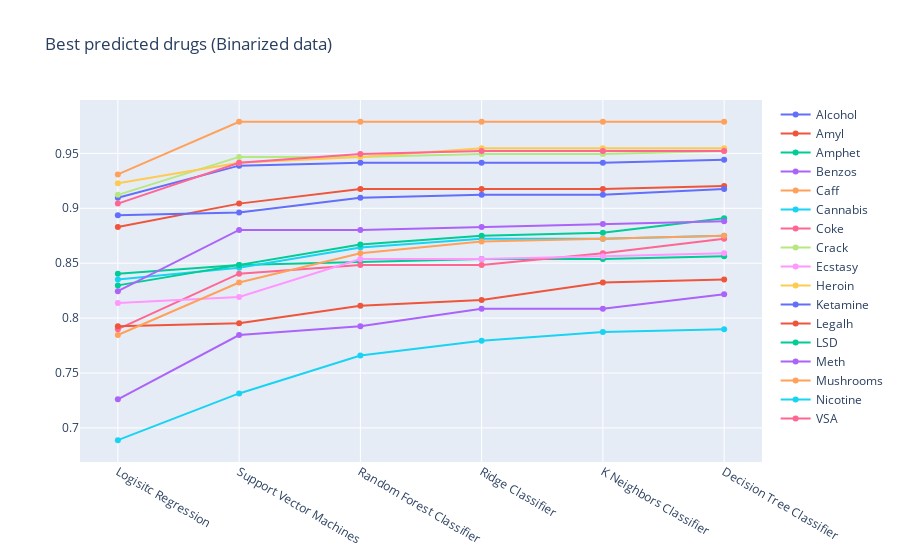

This figure's notebook cell:
### Code cell
fig = go.Figure()

for drug in drugs:
    fig.add_trace(go.Scatter(
    x=list(models.keys()),
    y=df_plotsB_T[drug].sort_values(),
    name=drug
    ))
fig.update_layout(title='Best predicted drugs (Binarized data)')
fig.show()

### Figure 1 — Plotly figure (JSON) as saved in the notebook; plotly's stock layout.template omitted (floating-point values rounded to 4 significant figures)
{"data": [{"name": "Alcohol", "type": "scatter", "x": ["Logisitc Regression", "Support Vector Machines", "Random Forest Classifier", "Ridge Classifier", "K Neighbors Classifier", "Decision Tree Classifier"], "y": [0.9096, 0.9388, 0.9415, 0.9415, 0.9415, 0.9441]}, {"name": "Amyl", "type": "scatter", "x": ["Logisitc Regression", "Support Vector Machines", "Random Forest Classifier", "Ridge Classifier", "K Neighbors Classifier", "Decision Tree Classifier"], "y": [0.883, 0.9043, 0.9176, 0.9176, 0.9176, 0.9202]}, {"name": "Amphet", "type": "scatter", "x": ["Logisitc Regression", "Support Vector Machines", "Random Forest Classifier", "Ridge Classifier", "K Neighbors Classifier", "Decision Tree Classifier"], "y": [0.8404, 0.8484, 0.8511, 0.8537, 0.8537, 0.8564]}, {"name": "Benzos", "type": "scatter", "x": ["Logisitc Regression", "Support Vector Machines", "Random Forest Classifier", "Ridge Classifier", "K Neighbors Classifier", "Decision Tree Classifier"], "y": [0.7261, 0.7846, 0.7926, 0.8085, 0.8085, 0.8218]}, {"name": "Caff", "type": "scatter", "x": ["Logisitc Regression", "Support Vector Machines", "Random Forest Classifier", "Ridge Classifier", "K Neighbors Classifier", "Decision Tree Classifier"], "y": [0.9309, 0.9787, 0.9787, 0.9787, 0.9787, 0.9787]}, {"name": "Cannabis", "type": "scatter", "x": ["Logisitc Regression", "Support Vector Machines", "Random Forest Classifier", "Ridge Classifier", "K Neighbors Classifier", "Decision Tree Classifier"], "y": [0.8351, 0.8457, 0.8644, 0.8723, 0.8723, 0.875]}, {"name": "Coke", "type": "scatter", "x": ["Logisitc Regression", "Support Vector Machines", "Random Forest Classifier", "Ridge Classifier", "K Neighbors Classifier", "Decision Tree Classifier"], "y": [0.7899, 0.8404, 0.8484, 0.8484, 0.859, 0.8723]}, {"name": "Crack", "type": "scatter", "x": ["Logisitc Regression", "Support Vector Machines", "Random Forest Classifier", "Ridge Classifier", "K Neighbors Classifier", "Decision Tree Classifier"], "y": [0.9122, 0.9468, 0.9468, 0.9495, 0.9495, 0.9521]}, {"name": "Ecstasy", "type": "scatter", "x": ["Logisitc Regression", "Support Vector Machines", "Random Forest Classifier", "Ridge Classifier", "K Neighbors Classifier", "Decision Tree Classifier"], "y": [0.8138, 0.8191, 0.8537, 0.8537, 0.8564, 0.859]}, {"name": "Heroin", "type": "scatter", "x": ["Logisitc Regression", "Support Vector Machines", "Random Forest Classifier", "Ridge Classifier", "K Neighbors Classifier", "Decision Tree Classifier"], "y": [0.9229, 0.9415, 0.9468, 0.9548, 0.9548, 0.9548]}, {"name": "Ketamine", "type": "scatter", "x": ["Logisitc Regression", "Support Vector Machines", "Random Forest Classifier", "Ridge Classifier", "K Neighbors Classifier", "Decision Tree Classifier"], "y": [0.8936, 0.8963, 0.9096, 0.9122, 0.9122, 0.9176]}, {"name": "Legalh", "type": "scatter", "x": ["Logisitc Regression", "Support Vector Machines", "Random Forest Classifier", "Ridge Classifier", "K Neighbors Classifier", "Decision Tree Classifier"], "y": [0.7926, 0.7952, 0.8112, 0.8165, 0.8324, 0.8351]}, {"name": "LSD", "type": "scatter", "x": ["Logisitc Regression", "Support Vector Machines", "Random Forest Classifier", "Ridge Classifier", "K Neighbors Classifier", "Decision Tree Classifier"], "y": [0.8298, 0.8484, 0.867, 0.875, 0.8777, 0.891]}, {"name": "Meth", "type": "scatter", "x": ["Logisitc Regression", "Support Vector Machines", "Random Forest Classifier", "Ridge Classifier", "K Neighbors Classifier", "Decision Tree Classifier"], "y": [0.8245, 0.8803, 0.8803, 0.883, 0.8856, 0.8883]}, {"name": "Mushrooms", "type": "scatter", "x": ["Logisitc Regression", "Support Vector Machines", "Random Forest Classifier", "Ridge Classifier", "K Neighbors Classifier", "Decision Tree Classifier"], "y": [0.7846, 0.8324, 0.859, 0.8697, 0.8723, 0.875]}, {"name": "Nicotine", "type": "scatter", "x": ["Logisitc Regression", "Support Vector Machines", "Random Forest Classifier", "Ridge Classifier", "K Neighbors Classifier", "Decision Tree Classifier"], "y": [0.6888, 0.7314, 0.766, 0.7793, 0.7872, 0.7899]}, {"name": "VSA", "type": "scatter", "x": ["Logisitc Regression", "Support Vector Machines", "Random Forest Classifier", "Ridge Classifier", "K Neighbors Classifier", "Decision Tree Classifier"], "y": [0.9043, 0.9415, 0.9495, 0.9521, 0.9521, 0.9521]}], "layout": {"title": {"text": "Best predicted drugs (Binarized data)"}}}
